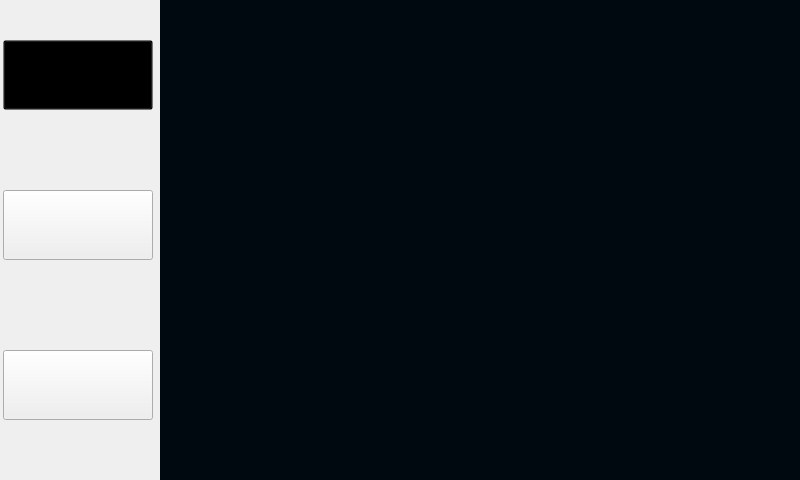
<?xml version="1.0" encoding="UTF-8"?>
<ui version="4.0">
 <class>hp_Hir_Player</class>
 <widget class="QWidget" name="hp_Hir_Player">
  <property name="geometry">
   <rect>
    <x>0</x>
    <y>0</y>
    <width>800</width>
    <height>480</height>
   </rect>
  </property>
  <property name="windowTitle">
   <string>Form</string>
  </property>
  <widget class="QFrame" name="frame_control">
   <property name="geometry">
    <rect>
     <x>0</x>
     <y>0</y>
     <width>160</width>
     <height>480</height>
    </rect>
   </property>
   <property name="font">
    <font>
     <pointsize>17</pointsize>
    </font>
   </property>
   <property name="styleSheet">
    <string notr="true">background-image:url(:/res/res/main_background.png);</string>
   </property>
   <property name="frameShape">
    <enum>QFrame::NoFrame</enum>
   </property>
   <property name="frameShadow">
    <enum>QFrame::Raised</enum>
   </property>
   <widget class="QToolButton" name="toolButton_close">
    <property name="geometry">
     <rect>
      <x>3</x>
      <y>40</y>
      <width>150</width>
      <height>70</height>
     </rect>
    </property>
    <property name="font">
     <font>
      <pointsize>17</pointsize>
     </font>
    </property>
    <property name="styleSheet">
     <string notr="true">QToolButton {
border-image:url(:/res/res/setting_back.png);
background:transparent;
}  
</string>
    </property>
    <property name="text">
     <string/>
    </property>
   </widget>
   <widget class="QToolButton" name="toolButton_pause">
    <property name="geometry">
     <rect>
      <x>3</x>
      <y>190</y>
      <width>150</width>
      <height>70</height>
     </rect>
    </property>
    <property name="font">
     <font>
      <pointsize>17</pointsize>
     </font>
    </property>
    <property name="styleSheet">
     <string notr="true">QToolButton {
border-image:url(:/res/res/media_pause.png);
color:#7CA6C9;
}  

QToolButton:checked{
border-image:url(:/res/res/media_play.png);
}
</string>
    </property>
    <property name="text">
     <string/>
    </property>
    <property name="checkable">
     <bool>true</bool>
    </property>
   </widget>
   <widget class="QToolButton" name="toolButton_hir_analyse">
    <property name="geometry">
     <rect>
      <x>3</x>
      <y>350</y>
      <width>150</width>
      <height>70</height>
     </rect>
    </property>
    <property name="font">
     <font>
      <pointsize>17</pointsize>
     </font>
    </property>
    <property name="styleSheet">
     <string notr="true">QToolButton {
border-image:url(:/res/res/hir_analyse.png);
color:#7CA6C9;
}  
 </string>
    </property>
    <property name="text">
     <string/>
    </property>
    <property name="checkable">
     <bool>true</bool>
    </property>
   </widget>
   <zorder>toolButton_close</zorder>
   <zorder>toolButton_pause</zorder>
   <zorder>toolButton_hir_analyse</zorder>
   <zorder>frame</zorder>
  </widget>
  <widget class="QFrame" name="frame_display">
   <property name="geometry">
    <rect>
     <x>160</x>
     <y>0</y>
     <width>641</width>
     <height>480</height>
    </rect>
   </property>
   <property name="font">
    <font>
     <pointsize>17</pointsize>
    </font>
   </property>
   <property name="styleSheet">
    <string notr="true">background-color: rgb(0,8,16);</string>
   </property>
   <property name="frameShape">
    <enum>QFrame::NoFrame</enum>
   </property>
   <property name="frameShadow">
    <enum>QFrame::Raised</enum>
   </property>
  </widget>
 </widget>
 <resources/>
 <connections/>
</ui>
